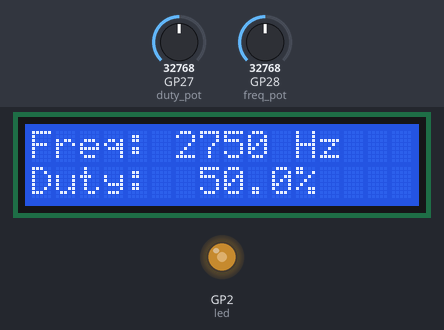
The program below on a simulated Raspberry Pi Pico running MicroPython. On the bench: 16×2 character LCD, output pins drawn as LEDs (lit = HIGH). Inputs (shaded band) come from the test bench; at power-on: GP27 (duty_pot) = 32768, GP28 (freq_pot) = 32768 (analog values on the 0–65535 scale). Library files of the repository ran but are not shown: i2c_lcd.py, lcd_api.py.

Above: at 1.2 s.
1.3 s: GP27 (duty_pot) set to 45874
At 2.3 s:
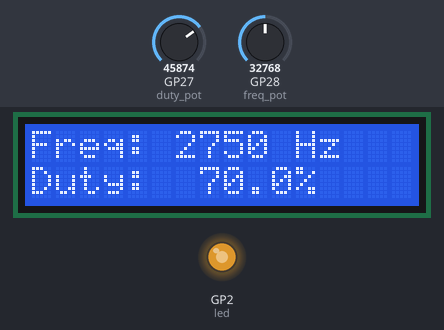
2.8 s: GP27 (duty_pot) set to 57670
At 4.1 s:
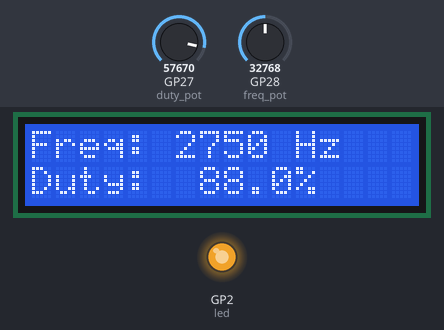
4.4 s: GP27 (duty_pot) set to 7864
At 4.9 s:
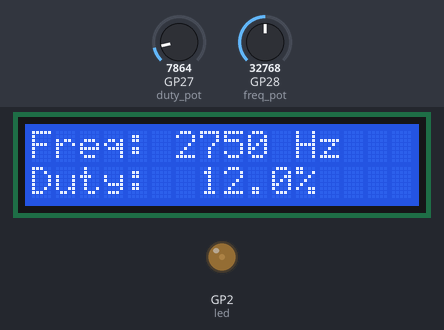
6.0 s: GP27 (duty_pot) set to 0
At 6.9 s:
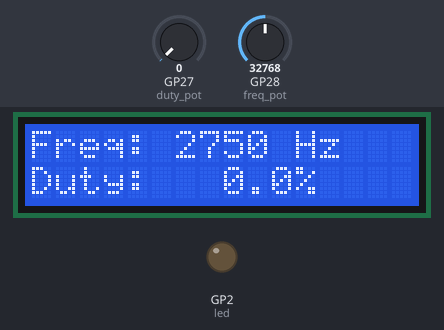
7.5 s: GP28 (freq_pot) set to 45874
At 8.2 s:
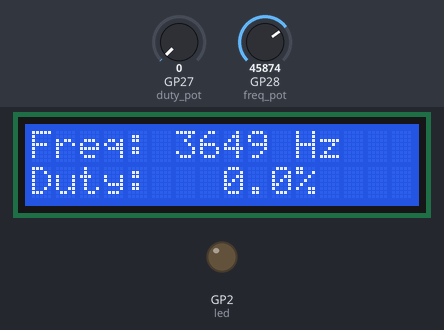
9.0 s: GP28 (freq_pot) set to 57670
At 9.6 s:
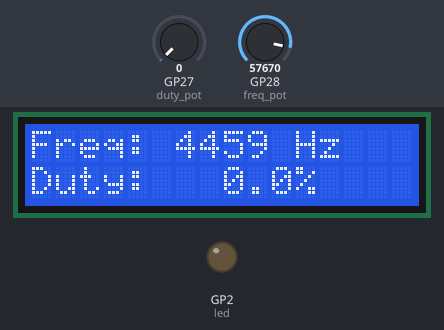
Timing chart, 0 to 11.5 s (numbered marks = the images above; inputs shaded):
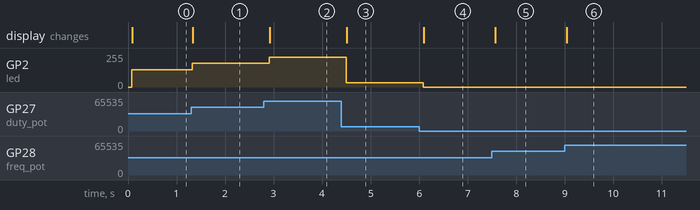

The program:

pico_speed_controller.py
```python
from machine import Pin, ADC, PWM, I2C
import i2c_lcd
import lcd_api
from time import sleep

# Constants
PWM_LED_PIN = 2          # GPIO pin for the LED
FREQ_POT_PIN = 28        # GPIO pin for the frequency potentiometer
DUTY_POT_PIN = 27        # GPIO pin for the duty cycle potentiometer
I2C_SDA_PIN = 0          # GPIO pin for I2C SDA
I2C_SCL_PIN = 1          # GPIO pin for I2C SCL
I2C_ADDR = 0x27          # I2C address of the LCD

# Frequency settings
MIN_FREQ = 500           # Minimum PWM frequency in Hz
MAX_FREQ = 5000          # Maximum PWM frequency in Hz

# Duty cycle settings
MIN_DUTY = 0             # Minimum duty cycle (0%)
MAX_DUTY = 65535         # Maximum duty cycle (100%)

# Initialize I2C
i2c = I2C(0, sda=Pin(I2C_SDA_PIN), scl=Pin(I2C_SCL_PIN))

# Initialize LCD
lcd = i2c_lcd.I2cLcd(i2c, I2C_ADDR, 2, 16)  # 2 rows, 16 columns

# Initialize PWM LED
led = PWM(Pin(PWM_LED_PIN))

# Initialize potentiometers
freq_pot = ADC(Pin(FREQ_POT_PIN))
duty_pot = ADC(Pin(DUTY_POT_PIN))

def read_frequency():
    """Read the frequency potentiometer value and map it to a frequency."""
    pot_value = freq_pot.read_u16()  # Read raw ADC value (0-65535)
    freq = MIN_FREQ + (MAX_FREQ - MIN_FREQ) * (pot_value / 65535)
    return int(freq)

def read_duty_cycle():
    """Read the duty cycle potentiometer value and map it to a duty cycle."""
    pot_value = duty_pot.read_u16()  # Read raw ADC value (0-65535)
    duty = MIN_DUTY + (MAX_DUTY - MIN_DUTY) * (pot_value / 65535)
    return int(duty)

# Display static information on LCD
lcd.clear()
lcd.move_to(0, 0)
lcd.putstr("Freq:     Hz")
lcd.move_to(0, 1)
lcd.putstr("Duty:    %")

while True:
    # Read and set PWM frequency from frequency potentiometer
    frequency = read_frequency()
    led.freq(frequency)

    # Read and set PWM duty cycle from duty cycle potentiometer
    duty_cycle = read_duty_cycle()
    led.duty_u16(duty_cycle)

    # Calculate duty cycle percentage
    duty_percentage = (duty_cycle / MAX_DUTY) * 100

    # Update only the dynamic parts of the display
    lcd.move_to(6, 0)  # Move to the position where frequency is displayed
    lcd.putstr(f"{frequency:>4} Hz")  # Display frequency with padding for alignment

    lcd.move_to(6, 1)  # Move to the position where duty cycle is displayed
    lcd.putstr(f"{duty_percentage:>5.1f}%")  # Display duty cycle with padding for alignment

    sleep(0.1)  # Small delay to avoid high CPU usage
```

Measured:
- after the input at 1.3 s, GP2 (led): 128/255 → 178/255 at once; the display: changes at once (image 1)
- after the input at 2.8 s, GP2 (led): 178/255 → 224/255 after 0.11 s; the display: changes after 0.12 s (image 2)
- after the input at 4.4 s, GP2 (led): 224/255 → 31/255 after 0.10 s; the display: changes after 0.11 s (image 3)
- after the input at 6.0 s, GP2 (led): 31/255 → 0/255 after 0.08 s; the display: changes after 0.10 s (image 4)
- after the input at 7.5 s, the display: changes after 0.07 s (image 5)
- after the input at 9.0 s, the display: changes at once (image 6)
